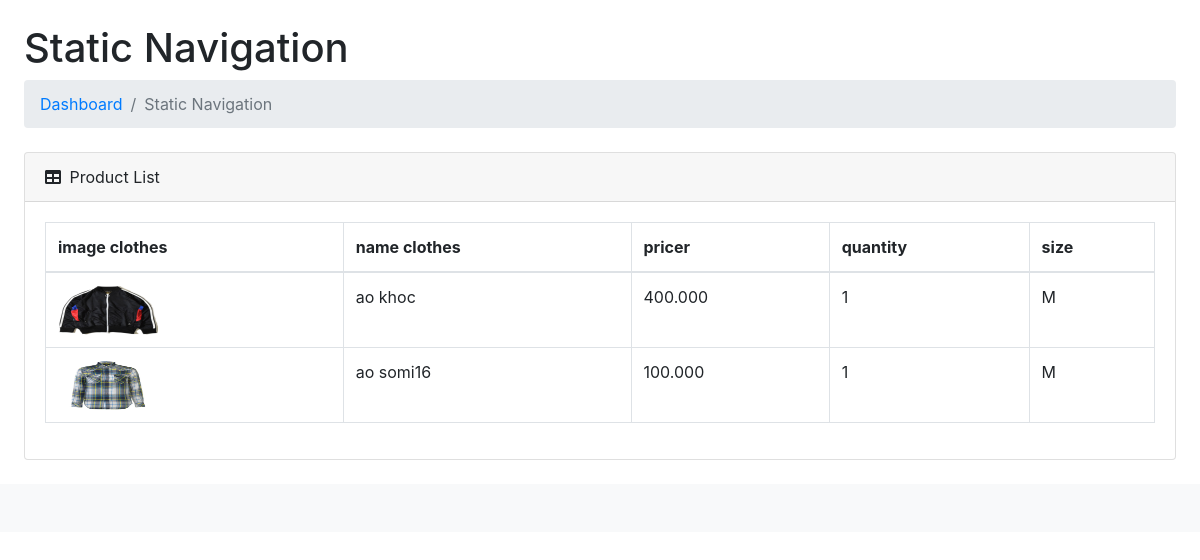
The page /admin-test/chitiet_hoadon.php?MaHD=8 on the database its author committed.
### tables this page shows
CREATE TABLE `chitiet_hoadon` (
  `SoHD` int(11) NOT NULL,
  `MaHD` int(11) NOT NULL,
  `id_cloth` int(11) NOT NULL,
  `soluong` int(11) NOT NULL,
  `size` varchar(50) NOT NULL
);

CREATE TABLE `clothes` (
  `id` int(4) NOT NULL,
  `id_type` int(4) NOT NULL,
  `name` varchar(40) NOT NULL,
  `price` varchar(255) NOT NULL,
  `picture` varchar(255) NOT NULL,
  `best_sell` int(11) NOT NULL
);

### admin-test/models/DataProvider.php (called while the page is built, shortened)
<?php
class DataProvider
{
	private $link;
	function __construct()
	{
		$this->link=mysqli_connect("localhost","root","","sellclothes");
	}
	function ExecuteQuery($sql)
	{
		mysqli_query($this->link,"set names 'utf8'");
		return mysqli_query($this->link, $sql);
	}
	function FetchAll($sql)
	{
		$result=$this->ExecuteQuery($sql);
		$arr=array();
		while($row=mysqli_fetch_assoc($result))
		{
			$arr[]=$row;
		}
		return $arr;
	}
}
?>

### admin-test/chitiet_hoadon.php (the view, shortened to what this page needs)
<!DOCTYPE html>
<html lang="en">
    <head>
        <link href="css/styles.css" rel="stylesheet" />
        <link href="https://cdn.datatables.net/1.10.20/css/dataTables.bootstrap4.min.css" rel="stylesheet" />
    </head>
    <body>
            <div id="layoutSidenav_content">
                <main>
                    <div class="container-fluid">
                        <h1 class="mt-4">Static Navigation</h1>
                        <ol class="breadcrumb mb-4">
                            <li class="breadcrumb-item"><a href="index.php">Dashboard</a></li>
                            <li class="breadcrumb-item active">Static Navigation</li>
                        </ol>
                        <div class="card mb-4">
                            <div class="card-header" >
                                <i class="fas fa-table mr-1"></i>
                                Product List
                            </div>
                            <div class="card-body">
                                <div class="table-responsive"  id='clothes_table'>
                                <table class="table table-bordered" id="dataTable" width="100%" cellspacing="0">
                                        <thead>
                                            <tr>
                                                <th>image clothes</th>
                                                <th>name clothes</th>
                                                <th>pricer</th>
                                                <th>quantity</th>
                                                <th>size</th>
                                            </tr>
                                        </thead>
                                        <tbody>
                                        <?php
                                        include_once("../admin-test/models/DataProvider.php");
                                        $db=new DataProvider();
                                        $sql="SELECT clothes.id,clothes.name,clothes.price,clothes.picture,chitiet_hoadon.soluong, chitiet_hoadon.size FROM `clothes` INNER JOIN `chitiet_hoadon` ON clothes.id=chitiet_hoadon.id_cloth INNER JOIN `hoadon` ON hoadon.MaHD=chitiet_hoadon.MaHD WHERE chitiet_hoadon.MaHD=$_GET[MaHD]";
                                        $array=$db->FetchAll($sql);
                                        foreach($array as $item){
                                            @$p=number_format($item['price'],0,",",".");
                                            echo "<tr>";
                                            echo "<td ><img src='../image/image_product/$item[picture]' class='image' style='width:100px; height:50px' ></td>";
                                                echo "<td class='name'>$item[name]</td>";
                                                echo "<td class='price'>$p</td>";
                                                echo "<td class='quantity'>$item[soluong]</td>";
                                                echo "<td class='size'>$item[size]</td>";
                                            echo "</tr>";
                                        }
                                    ?>
                                    </tbody>
                                    </table>
                                </div>
                            </div>
                        </div>
                    </div>
                    </div>
                <footer class="py-4 bg-light mt-auto">
                </footer>
    </body>
</html>

### rows shown on the page
chitiet_hoadon: id_cloth.picture (picture), id_cloth.name "ao khoc", id_cloth.price "400.000", soluong "1", size "M"
chitiet_hoadon: id_cloth.picture (picture), id_cloth.name "ao somi16", id_cloth.price "100.000", soluong "1", size "M"
